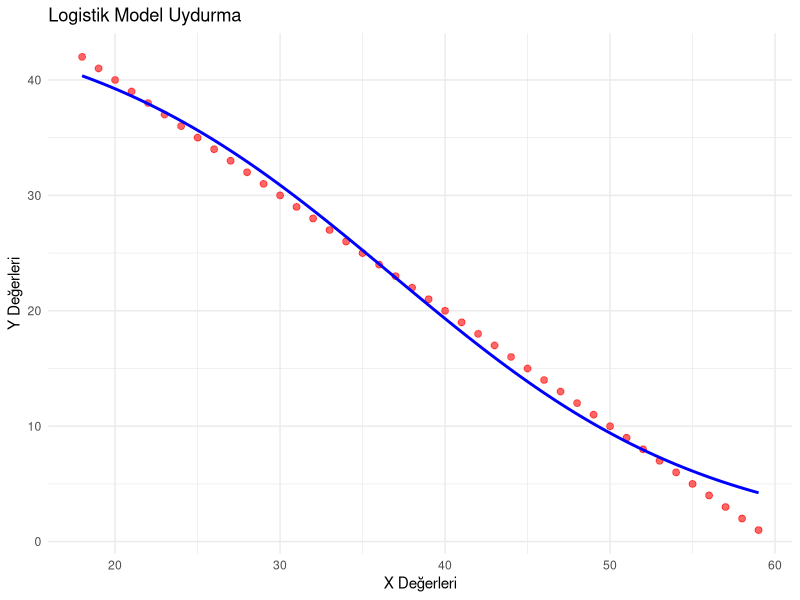

Generate this figure with R:
# İçin İşe Alım Optimum noktaya dayalı beklenen(Çalışma Yılı) değer çalışması
library(minpack.lm)  # nlsLM için
library(ggplot2)

# X ve Y değerlerini tanımlama
X_data <- 18:59  # 18'den 59'a kadar X değerleri
Y_data <- 42 - (X_data - 18)  # 42'den başlayarak 1'er 1'er azalan Y değerleri

# Logistik büyüme modeli fonksiyonu
logistic_model <- function(x, L, k, x0) {
  L / (1 + exp(-k * (x - x0)))
}

# Modeli verilere uydurma
model <- nlsLM(Y_data ~ logistic_model(X_data, L, k, x0),
               start = list(L = 50, k = 0.1, x0 = 40),
               control = nls.lm.control(maxiter = 100))

# Parametreler
params <- coef(model)
L <- params["L"]
k <- params["k"]
x0 <- params["x0"]
cat("L, k, x0 degerleri:", L, k, x0, "\n")

# Modelleme sonuçlarını görselleştirme
ggplot(data = data.frame(X_data, Y_data), aes(x = X_data, y = Y_data)) +
  geom_point(color = 'red', size = 2, alpha = 0.6) +
  stat_function(fun = function(x) logistic_model(x, L, k, x0),
                color = "blue", size = 1) +
  ggtitle('Logistik Model Uydurma') +
  xlab('X Değerleri') +
  ylab('Y Değerleri') +
  theme_minimal()
